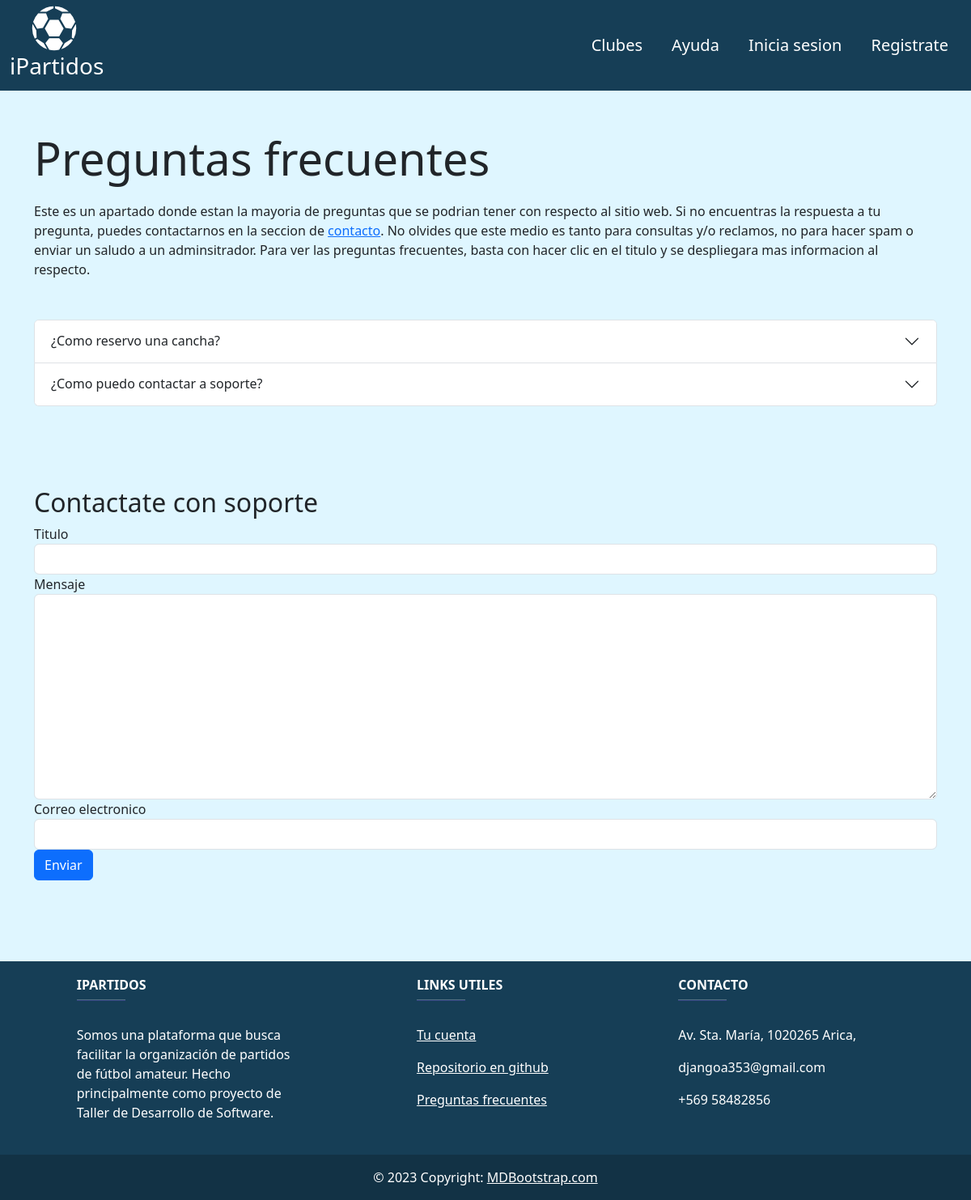
The page /help/ on the database as committed earlier.
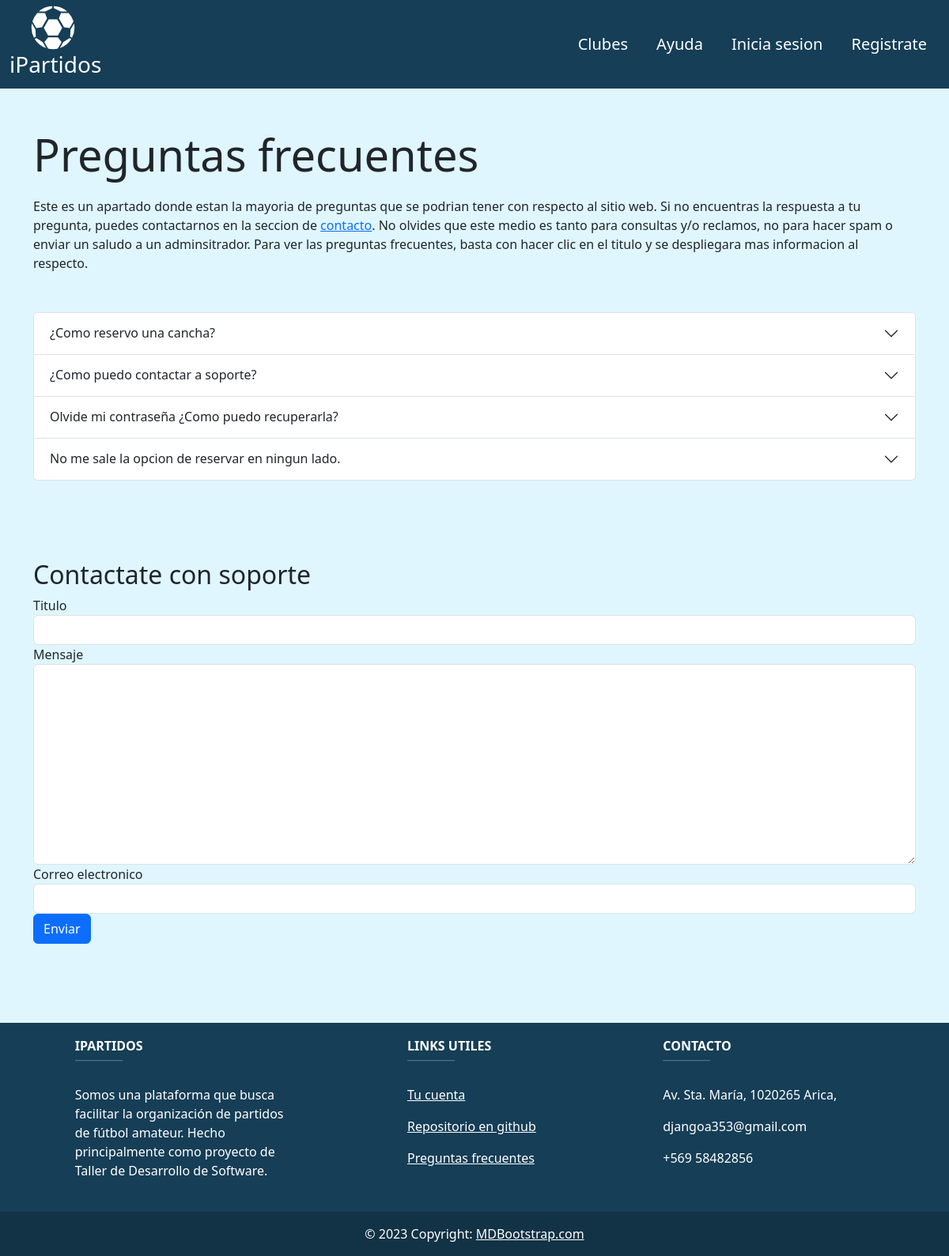
The same page on the database as committed later.
### core/models.py (models this page shows, shortened)
class FrequentlyAskedQuestions(models.Model):
    title = models.CharField(max_length=200)
    answer = models.TextField()

### core/views.py (the view)
# urls.py: path('help/', views.help, name="help"),
def help(request):
    if request.method == 'POST':
        form = ContactForm(request.POST)
        if form.is_valid():
            title = form.cleaned_data['title']
            message = form.cleaned_data['message']
            email = form.cleaned_data['email'] if not request.user.is_authenticated else request.user.email
            account_type = 'Client' if request.user.is_authenticated and request.user.role == 'client' else 'Tenant'
            message += f"\n\nEmail: {email}\nAccount Type: {account_type}"
            send_mail(
                title,
                message,
                'djangoa353@gmail.com',
                ['djangoa353@gmail.com'],
                fail_silently=False,
            )
            form = ContactForm()
    else:
        form = ContactForm()
        if request.user.is_authenticated:
            del form.fields['email']
    faqs = FrequentlyAskedQuestions.objects.all()
    return render(request, 'core/help.html', {'faqs': faqs, 'form': form})
    faqs = FrequentlyAskedQuestions.objects.all()
    return render(request, 'core/help.html', {'faqs': faqs, 'form': form})

### core/forms.py
class ContactForm(forms.Form):
    title = forms.CharField(max_length=100, label='Titulo')
    message = forms.CharField(widget=forms.Textarea, label='Mensaje')
    email = forms.EmailField(label='Correo electronico', required=False)

### core/templates/core/help.html (shortened to what this page needs)
{% extends 'core/base.html' %}
{% block content %}
<div class='container-md'>
  <div>
    <h2 class="display-4" style="margin-top: 50px; margin-bottom: 20px;">Preguntas frecuentes</h2>
    <p>
      Este es un apartado donde estan la mayoria de preguntas que se podrian tener
      con respecto al sitio web. Si no encuentras la respuesta a tu pregunta, puedes
      contactarnos en la seccion de <a href="#support">contacto</a>. No olvides que este
      medio es tanto para consultas y/o reclamos, no para hacer spam o enviar un saludo a un
      adminsitrador. Para ver las preguntas frecuentes, basta con hacer clic en el titulo y se despliegara mas informacion al respecto.
    </p>
  </div>
  <div class="accordion" id="accordionExample" style="margin-top: 50px; margin-bottom: 100px;">
    {% for faq in faqs %}
    <div class="accordion-item">
        <h2 class="accordion-header">
            <button class="accordion-button collapsed" type="button" data-bs-toggle="collapse" data-bs-target="#collapse{{ forloop.counter }}" aria-expanded="false" aria-controls="collapse{{ forloop.counter }}">
                {{ faq.title }}
            </button>
        </h2>
    </div>
    {% endfor %}
</div>
  <h2 id="support">Contactate con soporte</h2>
  {% load widget_tweaks %}
  <form method="post">
      {% for field in form %}
      <div class="form-group">
          <label for="{{ field.id_for_label }}">{{ field.label }}</label>
          {{ field|add_class:"form-control" }}
      </div>
      {% endfor %}
      <button type="submit" class="btn btn-primary">Enviar</button>
  </form>
</div>
{% include 'core/footer.html' %}
{% endblock %}

Rows that differ between the two databases and show on the page:
added FrequentlyAskedQuestions: title "Olvide mi contraseña ¿Como puedo recuperarla?"
added FrequentlyAskedQuestions: title "No me sale la opcion de reservar en ningun lado."
